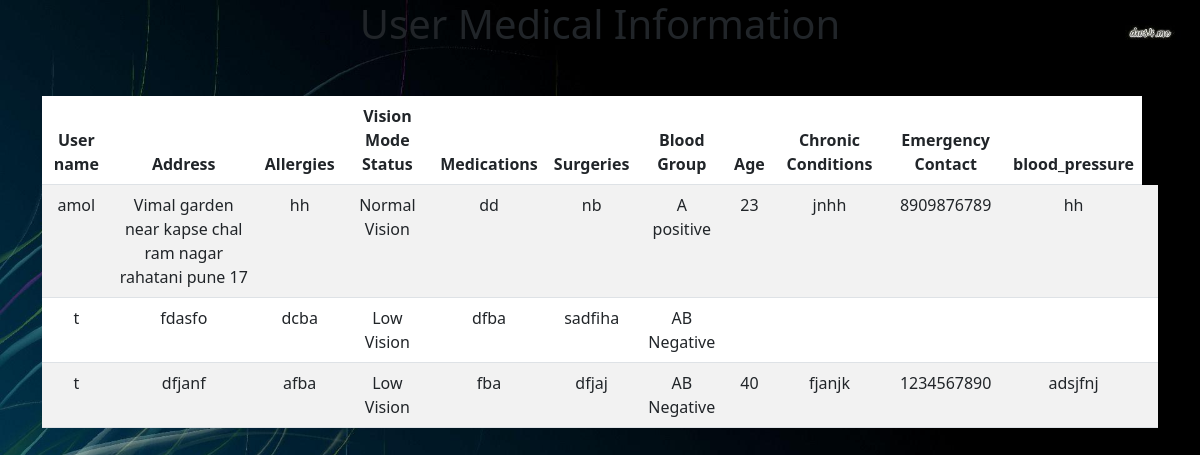
/view_medical, run on the app's committed database.
### app.py (models this page shows)
class Medical(db.Model):
    id = db.Column(db.Integer, primary_key=True)
    user_id = db.Column(db.Integer, db.ForeignKey('user.id'), nullable=False)
    uname = db.Column(db.String(255))  # Add this line
    address = db.Column(db.String(255))
    allergies = db.Column(db.String(255))
    visionstatus = db.Column(db.String(255))
    medications = db.Column(db.String(255))
    surgeries = db.Column(db.String(255))
    bloodgroup = db.Column(db.String(255))
    age = db.Column(db.String(255))
    chronic_conditions = db.Column(db.String(255))
    emergency_contact = db.Column(db.String(20))
    blood_pressure = db.Column(db.String(15))

### app.py (the view)
@app.route("/view_medical")
def view_medical():
    user_medical_info = Medical.query.all()
    return render_template('view_medical.html', user_medical_info=user_medical_info)

### templates/view_medical.html (shortened to what this page needs)
<!DOCTYPE html>
<html lang="en">
<head>
    <link href="https://cdn.jsdelivr.net/npm/bootstrap@5.3.0/dist/css/bootstrap.min.css" rel="stylesheet">
</head>
<body>
    <h1 style="text-align:center;">User Medical Information</h1>
    <div class="container my-5">
      <table class="table table-striped " style="text-align:center;">
        <thead>
          <tr>
            <th scope="col"> User name</th>
            <th scope="col"> Address</th>
            <th scope="col"> Allergies</th>
            <th scope="col"> Vision Mode Status</th>
            <th scope="col"> Medications</th>
            <th scope="col"> Surgeries</th>
            <th scope="col"> Blood Group</th>
            <th scope="col">Age</th>
            <th scope="col"> Chronic Conditions</th>
            <th scope="col"> Emergency Contact</th>
            <th scope="col"> blood_pressure</th>
          </tr>
        </thead>
        <tbody>
          {% for user_medical_infos in user_medical_info %}
          <tr>
            <td>{{ user_medical_infos.uname }}</td>
            <td>{{ user_medical_infos.address }}</td>
              <td>{{ user_medical_infos.allergies }}</td>
              <td>{{ user_medical_infos.visionstatus }}</td>
              <td>{{ user_medical_infos.medications }}</td>
              <td>{{ user_medical_infos.surgeries }}</td>
              <td>{{ user_medical_infos.bloodgroup }}</td>
              <td>{{ user_medical_infos.age }}</td>
              <td>{{ user_medical_infos.chronic_conditions }}</td>
              <td>{{ user_medical_infos.emergency_contact }}</td>
              <td>{{ user_medical_infos.blood_pressure }}</td>
              <td>
              </td>
          </tr>
    {% else %}
        <p>No medical information available.</p>
    {% endfor %}
</body>
</html>

### templates/view_medical.html (style rules this page uses)
body { background-image: url("/static/images/nh.jpg"); background-repeat: no-repeat; background-size: cover; }

### data on the page
Medical: uname "amol", address "Vimal garden near kapse chal ram nagar rahatani pune 17", allergies "hh", visionstatus "Normal Vision", medications "dd", surgeries "nb", bloodgroup "A positive", age "23", chronic_conditions "jnhh", emergency_contact "8909876789", blood_pressure "hh"
Medical: uname "t", address "fdasfo", allergies "dcba", visionstatus "Low Vision", medications "dfba", surgeries "sadfiha", bloodgroup "AB Negative"
Medical: uname "t", address "dfjanf", allergies "afba", visionstatus "Low Vision", medications "fba", surgeries "dfjaj", bloodgroup "AB Negative", age "40", chronic_conditions "fjanjk", emergency_contact "1234567890", blood_pressure "adsjfnj"
